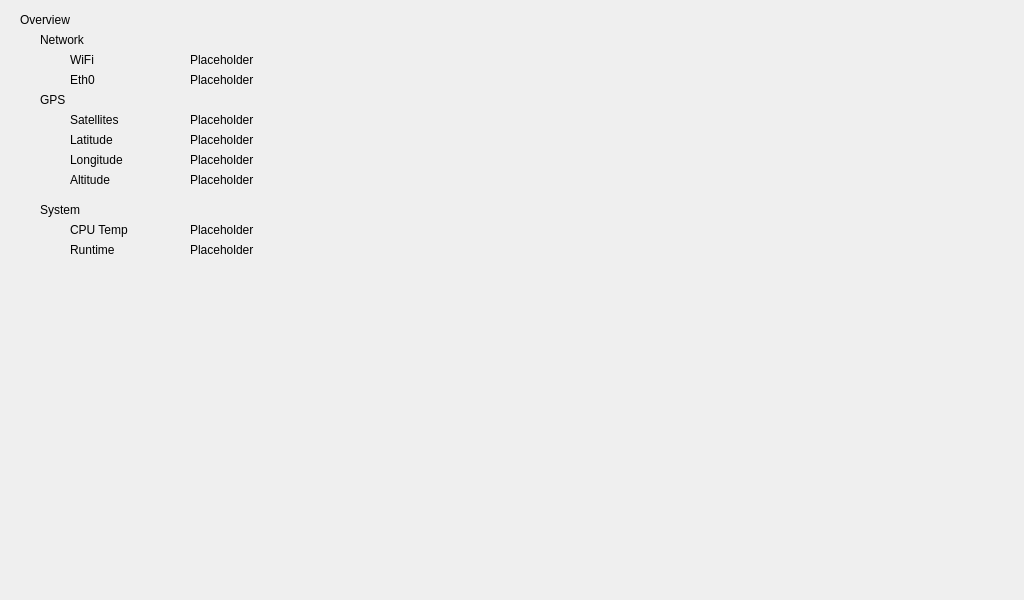
<?xml version="1.0" encoding="UTF-8"?>
<ui version="4.0">
 <class>WiFi</class>
 <widget class="QWidget" name="WiFi">
  <property name="geometry">
   <rect>
    <x>0</x>
    <y>0</y>
    <width>1024</width>
    <height>600</height>
   </rect>
  </property>
  <property name="windowTitle">
   <string>Form</string>
  </property>
  <widget class="QLabel" name="lbl_overview">
   <property name="geometry">
    <rect>
     <x>20</x>
     <y>10</y>
     <width>67</width>
     <height>19</height>
    </rect>
   </property>
   <property name="text">
    <string>Overview</string>
   </property>
  </widget>
  <widget class="QLabel" name="lbl_network">
   <property name="geometry">
    <rect>
     <x>40</x>
     <y>30</y>
     <width>67</width>
     <height>19</height>
    </rect>
   </property>
   <property name="text">
    <string>Network</string>
   </property>
  </widget>
  <widget class="QLabel" name="lbl_wifi">
   <property name="geometry">
    <rect>
     <x>70</x>
     <y>50</y>
     <width>35</width>
     <height>19</height>
    </rect>
   </property>
   <property name="text">
    <string>WiFi</string>
   </property>
  </widget>
  <widget class="QLabel" name="wifi_ip">
   <property name="geometry">
    <rect>
     <x>190</x>
     <y>50</y>
     <width>80</width>
     <height>19</height>
    </rect>
   </property>
   <property name="text">
    <string>Placeholder</string>
   </property>
  </widget>
  <widget class="QLabel" name="lbl_eth">
   <property name="geometry">
    <rect>
     <x>70</x>
     <y>70</y>
     <width>35</width>
     <height>19</height>
    </rect>
   </property>
   <property name="text">
    <string>Eth0</string>
   </property>
  </widget>
  <widget class="QLabel" name="eth_ip">
   <property name="geometry">
    <rect>
     <x>190</x>
     <y>70</y>
     <width>80</width>
     <height>19</height>
    </rect>
   </property>
   <property name="text">
    <string>Placeholder</string>
   </property>
  </widget>
  <widget class="QLabel" name="lbl_gps">
   <property name="geometry">
    <rect>
     <x>40</x>
     <y>90</y>
     <width>67</width>
     <height>19</height>
    </rect>
   </property>
   <property name="text">
    <string>GPS</string>
   </property>
  </widget>
  <widget class="QLabel" name="lbl_satellites">
   <property name="geometry">
    <rect>
     <x>70</x>
     <y>110</y>
     <width>70</width>
     <height>19</height>
    </rect>
   </property>
   <property name="text">
    <string>Satellites</string>
   </property>
  </widget>
  <widget class="QLabel" name="satellites">
   <property name="geometry">
    <rect>
     <x>190</x>
     <y>110</y>
     <width>80</width>
     <height>19</height>
    </rect>
   </property>
   <property name="text">
    <string>Placeholder</string>
   </property>
  </widget>
  <widget class="QLabel" name="lbl_latitude">
   <property name="geometry">
    <rect>
     <x>70</x>
     <y>130</y>
     <width>70</width>
     <height>19</height>
    </rect>
   </property>
   <property name="text">
    <string>Latitude</string>
   </property>
  </widget>
  <widget class="QLabel" name="latitude">
   <property name="geometry">
    <rect>
     <x>190</x>
     <y>130</y>
     <width>80</width>
     <height>19</height>
    </rect>
   </property>
   <property name="text">
    <string>Placeholder</string>
   </property>
  </widget>
  <widget class="QLabel" name="longitude">
   <property name="geometry">
    <rect>
     <x>190</x>
     <y>150</y>
     <width>80</width>
     <height>19</height>
    </rect>
   </property>
   <property name="text">
    <string>Placeholder</string>
   </property>
  </widget>
  <widget class="QLabel" name="lbl_longitude">
   <property name="geometry">
    <rect>
     <x>70</x>
     <y>150</y>
     <width>70</width>
     <height>19</height>
    </rect>
   </property>
   <property name="text">
    <string>Longitude</string>
   </property>
  </widget>
  <widget class="QLabel" name="altitude">
   <property name="geometry">
    <rect>
     <x>190</x>
     <y>170</y>
     <width>80</width>
     <height>19</height>
    </rect>
   </property>
   <property name="text">
    <string>Placeholder</string>
   </property>
  </widget>
  <widget class="QLabel" name="lbl_altitude">
   <property name="geometry">
    <rect>
     <x>70</x>
     <y>170</y>
     <width>70</width>
     <height>19</height>
    </rect>
   </property>
   <property name="text">
    <string>Altitude</string>
   </property>
  </widget>
  <widget class="QLabel" name="lbl_system">
   <property name="geometry">
    <rect>
     <x>40</x>
     <y>200</y>
     <width>67</width>
     <height>19</height>
    </rect>
   </property>
   <property name="text">
    <string>System</string>
   </property>
  </widget>
  <widget class="QLabel" name="lbl_cpu_temp">
   <property name="geometry">
    <rect>
     <x>70</x>
     <y>220</y>
     <width>75</width>
     <height>19</height>
    </rect>
   </property>
   <property name="text">
    <string>CPU Temp</string>
   </property>
  </widget>
  <widget class="QLabel" name="cpu_temp">
   <property name="geometry">
    <rect>
     <x>190</x>
     <y>220</y>
     <width>80</width>
     <height>19</height>
    </rect>
   </property>
   <property name="text">
    <string>Placeholder</string>
   </property>
  </widget>
  <widget class="QLabel" name="runtime">
   <property name="geometry">
    <rect>
     <x>190</x>
     <y>240</y>
     <width>80</width>
     <height>19</height>
    </rect>
   </property>
   <property name="text">
    <string>Placeholder</string>
   </property>
  </widget>
  <widget class="QLabel" name="lbl_runtime">
   <property name="geometry">
    <rect>
     <x>70</x>
     <y>240</y>
     <width>75</width>
     <height>19</height>
    </rect>
   </property>
   <property name="text">
    <string>Runtime</string>
   </property>
  </widget>
 </widget>
 <resources/>
 <connections/>
</ui>
